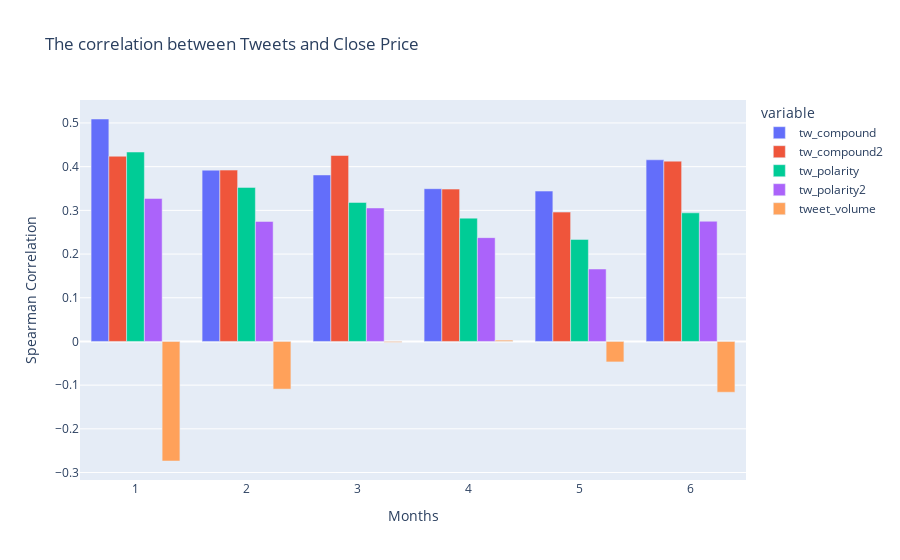

The notebook cell this image was saved under:
### Code cell
# import plotly.graph_objects as go
# fig = go.Figure()

fig = px.bar(results_frame, x=results_frame.index, y=results_frame.columns, title='Tweets Correlation with Close Price')

fig.update_layout(
    title='The correlation between Tweets and Close Price',
    xaxis_title='Months',
    yaxis_title='Spearman Correlation',
    barmode='group'
)

fig.show()

### Figure 1 — Plotly figure (JSON) as saved in the notebook; plotly's stock layout.template omitted (floating-point values rounded to 4 significant figures)
{"data": [{"alignmentgroup": "True", "hovertemplate": "variable=tw_compound<br>Months=%{x}<br>value=%{y}<extra></extra>", "legendgroup": "tw_compound", "marker": {"color": "#636efa", "pattern": {"shape": ""}}, "name": "tw_compound", "offsetgroup": "tw_compound", "orientation": "v", "showlegend": true, "textposition": "auto", "x": [1, 2, 3, 4, 5, 6], "xaxis": "x", "y": [0.5091, 0.392, 0.381, 0.3496, 0.3441, 0.4157], "yaxis": "y", "type": "bar"}, {"alignmentgroup": "True", "hovertemplate": "variable=tw_compound2<br>Months=%{x}<br>value=%{y}<extra></extra>", "legendgroup": "tw_compound2", "marker": {"color": "#EF553B", "pattern": {"shape": ""}}, "name": "tw_compound2", "offsetgroup": "tw_compound2", "orientation": "v", "showlegend": true, "textposition": "auto", "x": [1, 2, 3, 4, 5, 6], "xaxis": "x", "y": [0.4239, 0.3921, 0.4256, 0.3486, 0.296, 0.4126], "yaxis": "y", "type": "bar"}, {"alignmentgroup": "True", "hovertemplate": "variable=tw_polarity<br>Months=%{x}<br>value=%{y}<extra></extra>", "legendgroup": "tw_polarity", "marker": {"color": "#00cc96", "pattern": {"shape": ""}}, "name": "tw_polarity", "offsetgroup": "tw_polarity", "orientation": "v", "showlegend": true, "textposition": "auto", "x": [1, 2, 3, 4, 5, 6], "xaxis": "x", "y": [0.4335, 0.3526, 0.3181, 0.2822, 0.2335, 0.2943], "yaxis": "y", "type": "bar"}, {"alignmentgroup": "True", "hovertemplate": "variable=tw_polarity2<br>Months=%{x}<br>value=%{y}<extra></extra>", "legendgroup": "tw_polarity2", "marker": {"color": "#ab63fa", "pattern": {"shape": ""}}, "name": "tw_polarity2", "offsetgroup": "tw_polarity2", "orientation": "v", "showlegend": true, "textposition": "auto", "x": [1, 2, 3, 4, 5, 6], "xaxis": "x", "y": [0.3273, 0.2746, 0.3054, 0.2376, 0.1658, 0.2751], "yaxis": "y", "type": "bar"}, {"alignmentgroup": "True", "hovertemplate": "variable=tweet_volume<br>Months=%{x}<br>value=%{y}<extra></extra>", "legendgroup": "tweet_volume", "marker": {"color": "#FFA15A", "pattern": {"shape": ""}}, "name": "tweet_volume", "offsetgroup": "tweet_volume", "orientation": "v", "showlegend": true, "textposition": "auto", "x": [1, 2, 3, 4, 5, 6], "xaxis": "x", "y": [-0.2736, -0.1091, -0.001918, 0.002924, -0.04686, -0.1162], "yaxis": "y", "type": "bar"}], "layout": {"xaxis": {"anchor": "y", "domain": [0.0, 1.0], "title": {"text": "Months"}}, "yaxis": {"anchor": "x", "domain": [0.0, 1.0], "title": {"text": "Spearman Correlation"}}, "legend": {"title": {"text": "variable"}, "tracegroupgap": 0}, "title": {"text": "The correlation between Tweets and Close Price"}, "barmode": "group"}}
